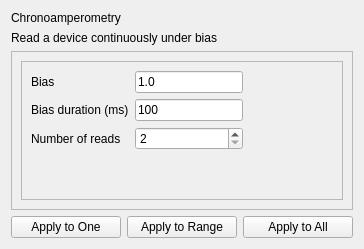
<?xml version="1.0" encoding="UTF-8"?>
<ui version="4.0">
 <class>ChronoAmpParent</class>
 <widget class="QWidget" name="ChronoAmpParent">
  <property name="geometry">
   <rect>
    <x>0</x>
    <y>0</y>
    <width>364</width>
    <height>249</height>
   </rect>
  </property>
  <property name="windowTitle">
   <string>Form</string>
  </property>
  <layout class="QVBoxLayout" name="verticalLayout">
   <item>
    <widget class="QLabel" name="titleLabel">
     <property name="text">
      <string>Chronoamperometry</string>
     </property>
    </widget>
   </item>
   <item>
    <widget class="QLabel" name="descriptionLabel">
     <property name="text">
      <string>Read a device continuously under bias</string>
     </property>
    </widget>
   </item>
   <item>
    <widget class="QScrollArea" name="scrollArea">
     <property name="widgetResizable">
      <bool>true</bool>
     </property>
     <widget class="QWidget" name="scrollAreaWidgetContents">
      <property name="geometry">
       <rect>
        <x>0</x>
        <y>0</y>
        <width>344</width>
        <height>160</height>
       </rect>
      </property>
      <layout class="QHBoxLayout" name="horizontalLayout_2">
       <item>
        <widget class="QFrame" name="frame">
         <property name="frameShape">
          <enum>QFrame::StyledPanel</enum>
         </property>
         <property name="frameShadow">
          <enum>QFrame::Raised</enum>
         </property>
         <layout class="QGridLayout" name="gridLayout">
          <item row="3" column="0">
           <spacer name="verticalSpacer">
            <property name="orientation">
             <enum>Qt::Vertical</enum>
            </property>
            <property name="sizeHint" stdset="0">
             <size>
              <width>20</width>
              <height>40</height>
             </size>
            </property>
           </spacer>
          </item>
          <item row="0" column="1">
           <widget class="QLineEdit" name="biasEdit">
            <property name="text">
             <string>1.0</string>
            </property>
           </widget>
          </item>
          <item row="1" column="0">
           <widget class="QLabel" name="label_2">
            <property name="text">
             <string>Bias duration (ms)</string>
            </property>
           </widget>
          </item>
          <item row="2" column="0">
           <widget class="QLabel" name="label_3">
            <property name="text">
             <string>Number of reads</string>
            </property>
           </widget>
          </item>
          <item row="1" column="1">
           <widget class="QLineEdit" name="pwEdit">
            <property name="text">
             <string>100</string>
            </property>
           </widget>
          </item>
          <item row="0" column="0">
           <widget class="QLabel" name="label">
            <property name="text">
             <string>Bias</string>
            </property>
           </widget>
          </item>
          <item row="2" column="1">
           <widget class="QSpinBox" name="numReadsBox">
            <property name="minimum">
             <number>2</number>
            </property>
            <property name="maximum">
             <number>100000</number>
            </property>
           </widget>
          </item>
          <item row="0" column="2">
           <spacer name="horizontalSpacer">
            <property name="orientation">
             <enum>Qt::Horizontal</enum>
            </property>
            <property name="sizeHint" stdset="0">
             <size>
              <width>40</width>
              <height>20</height>
             </size>
            </property>
           </spacer>
          </item>
         </layout>
        </widget>
       </item>
      </layout>
     </widget>
    </widget>
   </item>
   <item>
    <layout class="QHBoxLayout" name="horizontalLayout">
     <item>
      <widget class="QPushButton" name="applyOneButton">
       <property name="text">
        <string>Apply to One</string>
       </property>
      </widget>
     </item>
     <item>
      <widget class="QPushButton" name="applyRangeButton">
       <property name="text">
        <string>Apply to Range</string>
       </property>
      </widget>
     </item>
     <item>
      <widget class="QPushButton" name="applyAllButton">
       <property name="text">
        <string>Apply to All</string>
       </property>
      </widget>
     </item>
    </layout>
   </item>
  </layout>
 </widget>
 <resources/>
 <connections/>
</ui>
